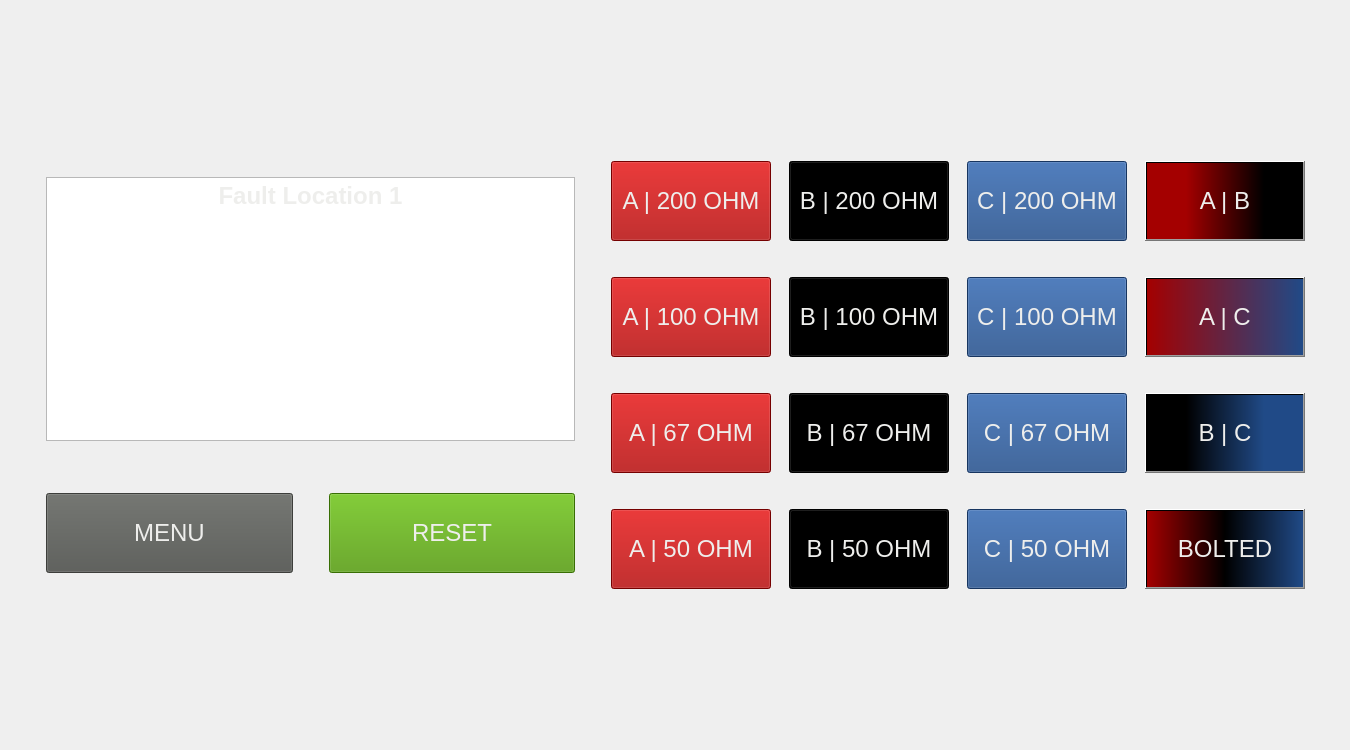
     <widget class="QWidget" name="Location1">
      <widget class="QWidget" name="gridLayoutWidget_2">
       <property name="geometry">
        <rect>
         <x>10</x>
         <y>10</y>
         <width>1331</width>
         <height>731</height>
        </rect>
       </property>
       <layout class="QGridLayout" name="gridLayout_Loc1">
        <property name="leftMargin">
         <number>36</number>
        </property>
        <property name="topMargin">
         <number>36</number>
        </property>
        <property name="rightMargin">
         <number>36</number>
        </property>
        <property name="bottomMargin">
         <number>36</number>
        </property>
        <property name="spacing">
         <number>36</number>
        </property>
        <item row="0" column="1">
         <layout class="QGridLayout" name="gridLayout_Loc1Right">
          <property name="horizontalSpacing">
           <number>18</number>
          </property>
          <property name="verticalSpacing">
           <number>36</number>
          </property>
          <item row="2" column="3">
           <widget class="QPushButton" name="btn_loc1_BC">
            <property name="minimumSize">
             <size>
              <width>160</width>
              <height>80</height>
             </size>
            </property>
            <property name="maximumSize">
             <size>
              <width>160</width>
              <height>80</height>
             </size>
            </property>
            <property name="font">
             <font>
              <pointsize>18</pointsize>
             </font>
            </property>
            <property name="styleSheet">
             <string notr="true">background-color: qlineargradient(spread:pad, x1:0, y1:0, x2:1, y2:0, stop:0.25 rgba(0, 0, 0, 255), stop:0.75 rgba(32, 74, 135, 255));
color: rgb(238, 238, 236);</string>
            </property>
            <property name="text">
             <string>B | C</string>
            </property>
           </widget>
          </item>
          <item row="0" column="3">
           <widget class="QPushButton" name="btn_loc1_AB">
            <property name="minimumSize">
             <size>
              <width>160</width>
              <height>80</height>
             </size>
            </property>
            <property name="maximumSize">
             <size>
              <width>160</width>
              <height>80</height>
             </size>
            </property>
            <property name="font">
             <font>
              <pointsize>18</pointsize>
             </font>
            </property>
            <property name="styleSheet">
             <string notr="true">background-color: qlineargradient(spread:pad, x1:0, y1:0, x2:1, y2:0, stop:0.25 rgba(164, 0, 0, 255), stop:0.75 rgba(0, 0, 0, 255));
color: rgb(238, 238, 236);</string>
            </property>
            <property name="text">
             <string>A | B</string>
            </property>
           </widget>
          </item>
          <item row="2" column="2">
           <widget class="QPushButton" name="btn_loc1_C67">
            <property name="minimumSize">
             <size>
              <width>160</width>
              <height>80</height>
             </size>
            </property>
            <property name="maximumSize">
             <size>
              <width>160</width>
              <height>80</height>
             </size>
            </property>
            <property name="font">
             <font>
              <pointsize>18</pointsize>
             </font>
            </property>
            <property name="styleSheet">
             <string notr="true">color: rgb(238, 238, 236);
background-color: rgb(32, 74, 135);</string>
            </property>
            <property name="text">
             <string>C | 67 OHM</string>
            </property>
           </widget>
          </item>
          <item row="0" column="2">
           <widget class="QPushButton" name="btn_loc1_C200">
            <property name="minimumSize">
             <size>
              <width>160</width>
              <height>80</height>
             </size>
            </property>
            <property name="maximumSize">
             <size>
              <width>160</width>
              <height>80</height>
             </size>
            </property>
            <property name="font">
             <font>
              <pointsize>18</pointsize>
             </font>
            </property>
            <property name="styleSheet">
             <string notr="true">color: rgb(238, 238, 236);
background-color: rgb(32, 74, 135);</string>
            </property>
            <property name="text">
             <string>C | 200 OHM</string>
            </property>
           </widget>
          </item>
          <item row="1" column="2">
           <widget class="QPushButton" name="btn_loc1_C100">
            <property name="minimumSize">
             <size>
              <width>160</width>
              <height>80</height>
             </size>
            </property>
            <property name="maximumSize">
             <size>
              <width>160</width>
              <height>80</height>
             </size>
            </property>
            <property name="font">
             <font>
              <pointsize>18</pointsize>
             </font>
            </property>
            <property name="styleSheet">
             <string notr="true">background-color: rgb(32, 74, 135);
color: rgb(238, 238, 236);</string>
            </property>
            <property name="text">
             <string>C | 100 OHM</string>
            </property>
           </widget>
          </item>
          <item row="3" column="3">
           <widget class="QPushButton" name="btn_loc1_bolt">
            <property name="minimumSize">
             <size>
              <width>160</width>
              <height>80</height>
             </size>
            </property>
            <property name="maximumSize">
             <size>
              <width>160</width>
              <height>80</height>
             </size>
            </property>
            <property name="font">
             <font>
              <pointsize>18</pointsize>
             </font>
            </property>
            <property name="styleSheet">
             <string notr="true">background-color: qlineargradient(spread:pad, x1:0, y1:0, x2:1, y2:0, stop:0 rgba(164, 0, 0, 255), stop:0.5 rgba(0, 0, 0, 255), stop:1 rgba(32, 74, 135, 255));
color: rgb(238, 238, 236);</string>
            </property>
            <property name="text">
             <string>BOLTED</string>
            </property>
           </widget>
          </item>
          <item row="3" column="2">
           <widget class="QPushButton" name="btn_loc1_C50">
            <property name="minimumSize">
             <size>
              <width>160</width>
              <height>80</height>
             </size>
            </property>
            <property name="maximumSize">
             <size>
              <width>160</width>
              <height>80</height>
             </size>
            </property>
            <property name="font">
             <font>
              <pointsize>18</pointsize>
             </font>
            </property>
            <property name="styleSheet">
             <string notr="true">color: rgb(238, 238, 236);
background-color: rgb(32, 74, 135);</string>
            </property>
            <property name="text">
             <string>C | 50 OHM</string>
            </property>
           </widget>
          </item>
          <item row="1" column="3">
           <widget class="QPushButton" name="btn_loc1_AC">
            <property name="minimumSize">
             <size>
              <width>160</width>
              <height>80</height>
             </size>
            </property>
            <property name="maximumSize">
             <size>
              <width>160</width>
              <height>80</height>
             </size>
            </property>
            <property name="font">
             <font>
              <pointsize>18</pointsize>
             </font>
            </property>
            <property name="styleSheet">
             <string notr="true">background-color: qlineargradient(spread:pad, x1:0, y1:0, x2:1, y2:0, stop:0 rgba(164, 0, 0, 255), stop:1 rgba(32, 74, 135, 255));
color: rgb(238, 238, 236);</string>
            </property>
            <property name="text">
             <string>A | C</string>
            </property>
           </widget>
          </item>
          <item row="0" column="1">
           <widget class="QPushButton" name="btn_loc1_B200">
            <property name="minimumSize">
             <size>
              <width>160</width>
              <height>80</height>
             </size>
            </property>
            <property name="maximumSize">
             <size>
              <width>160</width>
              <height>80</height>
             </size>
            </property>
            <property name="font">
             <font>
              <pointsize>18</pointsize>
             </font>
            </property>
            <property name="styleSheet">
             <string notr="true">color: rgb(238, 238, 236);
background-color: rgb(0, 0, 0);</string>
            </property>
            <property name="text">
             <string>B | 200 OHM</string>
            </property>
           </widget>
          </item>
          <item row="0" column="0">
           <widget class="QPushButton" name="btn_loc1_A200">
            <property name="minimumSize">
             <size>
              <width>160</width>
              <height>80</height>
             </size>
            </property>
            <property name="maximumSize">
             <size>
              <width>160</width>
              <height>80</height>
             </size>
            </property>
            <property name="font">
             <font>
              <pointsize>18</pointsize>
             </font>
            </property>
            <property name="styleSheet">
             <string notr="true">color: rgb(238, 238, 236);
background-color: rgb(164, 0, 0);</string>
            </property>
            <property name="text">
             <string>A | 200 OHM</string>
            </property>
           </widget>
          </item>
          <item row="1" column="0">
           <widget class="QPushButton" name="btn_loc1_A100">
            <property name="minimumSize">
             <size>
              <width>160</width>
              <height>80</height>
             </size>
            </property>
            <property name="maximumSize">
             <size>
              <width>160</width>
              <height>80</height>
             </size>
            </property>
            <property name="font">
             <font>
              <pointsize>18</pointsize>
             </font>
            </property>
            <property name="styleSheet">
             <string notr="true">color: rgb(238, 238, 236);
background-color: rgb(164, 0, 0);</string>
            </property>
            <property name="text">
             <string>A | 100 OHM</string>
            </property>
           </widget>
          </item>
          <item row="1" column="1">
           <widget class="QPushButton" name="btn_loc1_B100">
            <property name="minimumSize">
             <size>
              <width>160</width>
              <height>80</height>
             </size>
            </property>
            <property name="maximumSize">
             <size>
              <width>160</width>
              <height>80</height>
             </size>
            </property>
            <property name="font">
             <font>
              <pointsize>18</pointsize>
             </font>
            </property>
            <property name="styleSheet">
             <string notr="true">color: rgb(238, 238, 236);
background-color: rgb(0, 0, 0);</string>
            </property>
            <property name="text">
             <string>B | 100 OHM</string>
            </property>
           </widget>
          </item>
          <item row="2" column="0">
           <widget class="QPushButton" name="btn_loc1_A67">
            <property name="minimumSize">
             <size>
              <width>160</width>
              <height>80</height>
             </size>
            </property>
            <property name="maximumSize">
             <size>
              <width>160</width>
              <height>80</height>
             </size>
            </property>
            <property name="font">
             <font>
              <pointsize>18</pointsize>
             </font>
            </property>
            <property name="styleSheet">
             <string notr="true">color: rgb(238, 238, 236);
background-color: rgb(164, 0, 0);</string>
            </property>
            <property name="text">
             <string>A | 67 OHM</string>
            </property>
           </widget>
          </item>
          <item row="2" column="1">
           <widget class="QPushButton" name="btn_loc1_B67">
            <property name="minimumSize">
             <size>
              <width>160</width>
              <height>80</height>
             </size>
            </property>
            <property name="maximumSize">
             <size>
              <width>160</width>
              <height>80</height>
             </size>
            </property>
            <property name="font">
             <font>
              <pointsize>18</pointsize>
             </font>
            </property>
            <property name="styleSheet">
             <string notr="true">color: rgb(238, 238, 236);
background-color: rgb(0, 0, 0);</string>
            </property>
            <property name="text">
             <string>B | 67 OHM</string>
            </property>
           </widget>
          </item>
          <item row="3" column="0">
           <widget class="QPushButton" name="btn_loc1_A50">
            <property name="minimumSize">
             <size>
              <width>160</width>
              <height>80</height>
             </size>
            </property>
            <property name="maximumSize">
             <size>
              <width>160</width>
              <height>80</height>
             </size>
            </property>
            <property name="font">
             <font>
              <pointsize>18</pointsize>
             </font>
            </property>
            <property name="styleSheet">
             <string notr="true">color: rgb(238, 238, 236);
background-color: rgb(164, 0, 0);</string>
            </property>
            <property name="text">
             <string>A | 50 OHM</string>
            </property>
           </widget>
          </item>
          <item row="3" column="1">
           <widget class="QPushButton" name="btn_loc1_B50">
            <property name="minimumSize">
             <size>
              <width>160</width>
              <height>80</height>
             </size>
            </property>
            <property name="maximumSize">
             <size>
              <width>160</width>
              <height>80</height>
             </size>
            </property>
            <property name="font">
             <font>
              <pointsize>18</pointsize>
             </font>
            </property>
            <property name="styleSheet">
             <string notr="true">color: rgb(238, 238, 236);
background-color: rgb(0, 0, 0);</string>
            </property>
            <property name="text">
             <string>B | 50 OHM</string>
            </property>
           </widget>
          </item>
         </layout>
        </item>
        <item row="0" column="0">
         <layout class="QGridLayout" name="gridLayout_Loc1Left">
          <property name="spacing">
           <number>36</number>
          </property>
          <item row="1" column="1">
           <widget class="QPushButton" name="btn_loc1_reset">
            <property name="minimumSize">
             <size>
              <width>0</width>
              <height>80</height>
             </size>
            </property>
            <property name="font">
             <font>
              <pointsize>18</pointsize>
             </font>
            </property>
            <property name="styleSheet">
             <string notr="true">color: rgb(238, 238, 236);
background-color: rgb(78, 154, 6);</string>
            </property>
            <property name="text">
             <string>RESET</string>
            </property>
           </widget>
          </item>
          <item row="1" column="0">
           <widget class="QPushButton" name="btn_loc1_menu">
            <property name="minimumSize">
             <size>
              <width>0</width>
              <height>80</height>
             </size>
            </property>
            <property name="font">
             <font>
              <pointsize>18</pointsize>
             </font>
            </property>
            <property name="styleSheet">
             <string notr="true">background-color: rgb(85, 87, 83);
color: rgb(238, 238, 236);</string>
            </property>
            <property name="text">
             <string>MENU</string>
            </property>
           </widget>
          </item>
          <item row="0" column="0" colspan="2">
           <widget class="QTextBrowser" name="textBrowser_Loc1">
            <property name="maximumSize">
             <size>
              <width>16777215</width>
              <height>264</height>
             </size>
            </property>
            <property name="html">
             <string>&lt;!DOCTYPE HTML PUBLIC &quot;-//W3C//DTD HTML 4.0//EN&quot; &quot;http://www.w3.org/TR/REC-html40/strict.dtd&quot;&gt;
&lt;html&gt;&lt;head&gt;&lt;meta name=&quot;qrichtext&quot; content=&quot;1&quot; /&gt;&lt;style type=&quot;text/css&quot;&gt;
p, li { white-space: pre-wrap; }
&lt;/style&gt;&lt;/head&gt;&lt;body style=&quot; font-family:'Ubuntu'; font-size:11pt; font-weight:400; font-style:normal;&quot;&gt;
&lt;p align=&quot;center&quot; style=&quot; margin-top:0px; margin-bottom:0px; margin-left:0px; margin-right:0px; -qt-block-indent:0; text-indent:0px;&quot;&gt;&lt;span style=&quot; font-size:18pt; font-weight:600; color:#eeeeec;&quot;&gt;Fault Location 1&lt;/span&gt;&lt;/p&gt;
&lt;p align=&quot;center&quot; style=&quot; margin-top:0px; margin-bottom:0px; margin-left:0px; margin-right:0px; -qt-block-indent:0; text-indent:0px;&quot;&gt;&lt;img src=&quot;:/HMIbackground/FaultLoc1.png&quot; /&gt;&lt;/p&gt;&lt;/body&gt;&lt;/html&gt;</string>
            </property>
           </widget>
          </item>
         </layout>
        </item>
       </layout>
      </widget>
     </widget>
